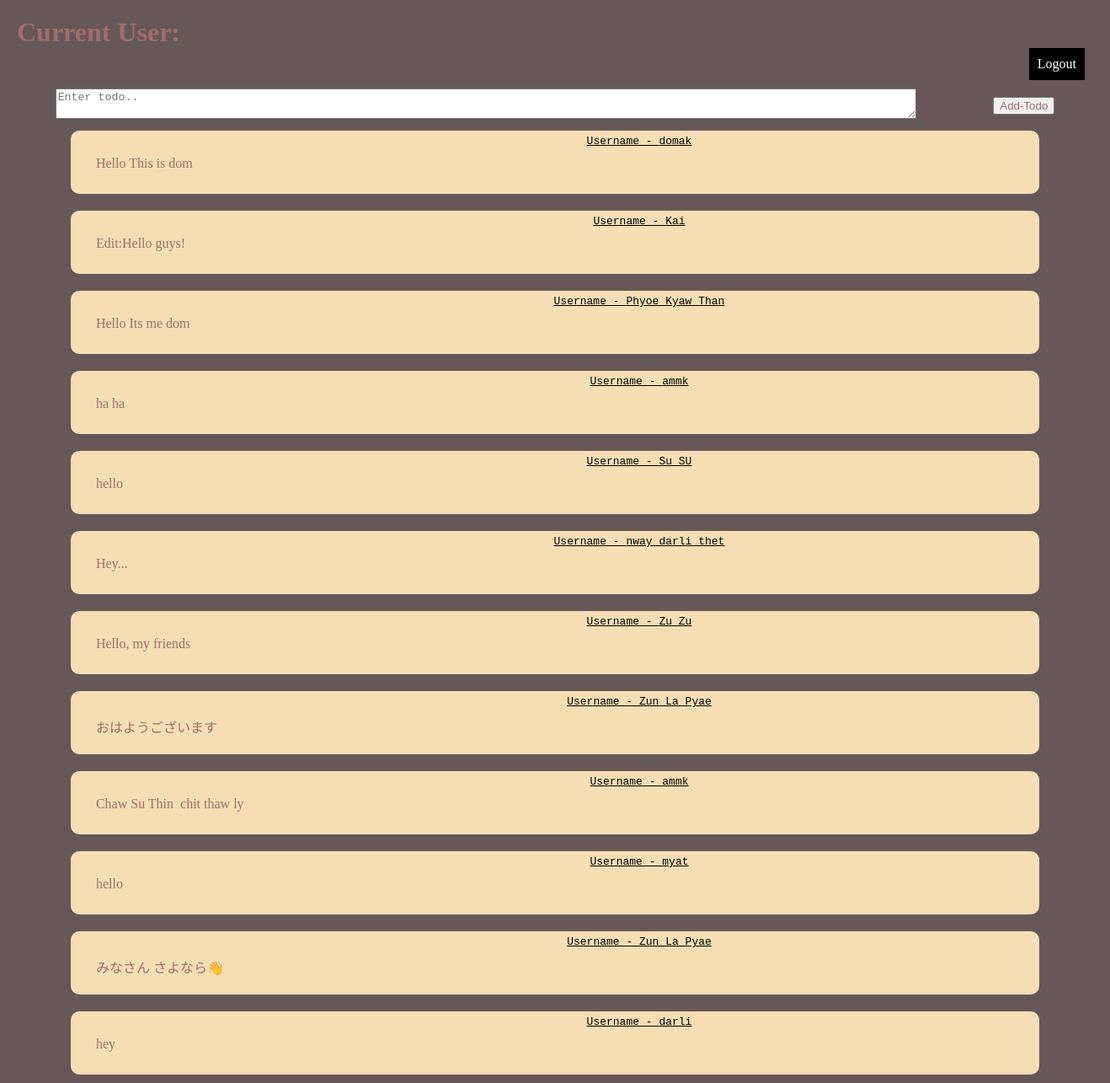
The page / (signed in) on the database its author committed.
### tables this page shows
CREATE TABLE todo(
                            id integer primary key autoincrement,
                            user_id integer not null,
                            text varchar(200),
                            date Date,
                            foreign key(user_id) references user(id));

CREATE TABLE user(id integer primary key autoincrement,
                            username varchar(20), 
                            email varchar(100),
                            password varchar(200),
                            created_time Date
                            );

### app/views.py (the view)
@views.route("/") # 127.0.0.1:5000
def index():
    if "current_user" in session:
        current_user = session["current_user"]
        model = Model()
        my_todos = model.viewTodos()
        model.close()
        return render_template("index.html", my_todos=my_todos, current_user=current_user)
    return render_template("signup.html")

### app/Model.py (called while the page is built)
    def viewTodos(self):
        todos = self.cursor.execute("""select todo.*, user.username
                                     from todo, user
                                    where user.id = todo.user_id""").fetchall()
        return todos

    def close(self):
        self.cursor.close()
        self.connect.close()

### app/templates/index.html (shortened to what this page needs)
<!DOCTYPE html>
<html lang="en">
  <head>
  </head>
  <body>
    <div class="container">
      <h1>Current User: {{ current_user["username"] }}</h1>
      <div class="logout">
        <a href="/auth/logout">Logout</a>
      </div>
      <form action="/add-todo" method="post">
        <div class="user-input">
          <div class="text">
            <textarea
              name="todo-text"
              id=""
              placeholder="Enter todo.."
            ></textarea>
          </div>
          <div class="add-btn">
            <input type="submit" value="Add-Todo" />
          </div>
        </div>
      </form>
      <div class="display-todo">
        {% for todo in my_todos %}
        <div class="todo">
          <span>{{ todo[4] }}</span>
          {% if todo[1] == current_user["user_id"]%}
          <div class="text" contenteditable="true" id="edit-text-{{ todo[0] }}">
            {{ todo[2] }}
          </div>
          <div class="options">
            <div class="edit" id="edit" onclick="editTodo('{{ todo[0] }}')">
              Edit
            </div>
            <div class="delete">
              <a href="/delete?id={{ todo[0] }}">Delete</a>
            </div>
          </div>
          {% else %}
          <div class="text" id="edit-text-{{ todo[0] }}">
            {{ todo[2] }}
          </div>
          {% endif %}
        </div>
        {% endfor %}
      </div>
    </div>
  </body>
</html>

### app/templates/index.html (style rules this page uses)
* { width: 100%; margin: auto; box-sizing: border-box; color: rgb(161, 108, 108); }
html, body { height: 100%; background-color: rgb(102, 88, 88); }
.container { height: 100%; padding: 20px; }
.user-input { display: flex; }
.user-input .text { width: 80%; }
.user-input .add-btn { width: fit-content; }
.display-todo { display: flex; flex-direction: column; justify-content: center; }
.todo span { position: relative; top: -25px; text-align: center; left: 100px; font-family: monospace; color: black; text-decoration: underline; }
.todo span::before { content: "Username - "; }
.todo .text { position: absolute; }
.display-todo .todo { width: 90%; display: flex; padding: 30px; background-color: wheat; border-radius: 10px; margin: 10px auto; }
.logout a { text-decoration: none; color: white; background-color: black; padding: 10px; display: block; width: fit-content; margin-right: 10px; margin-bottom: 10px; }

### rows shown on the page
todo: username "domak", text "Hello This is dom"
todo: username "Kai", text "Edit:Hello guys!"
todo: username "Phyoe Kyaw Than", text "Hello Its me dom"
todo: username "ammk", text "ha ha"
todo: username "Su SU", text "hello"
todo: username "nway darli thet", text "Hey..."
todo: username "Zu Zu", text "Hello, my friends"
todo: username "Zun La Pyae", text "おはようございます"
todo: username "ammk", text "Chaw Su Thin chit thaw ly"
todo: username "myat", text "hello"
todo: username "Zun La Pyae", text "みなさん さよなら👋"
todo: username "darli", text "hey"
